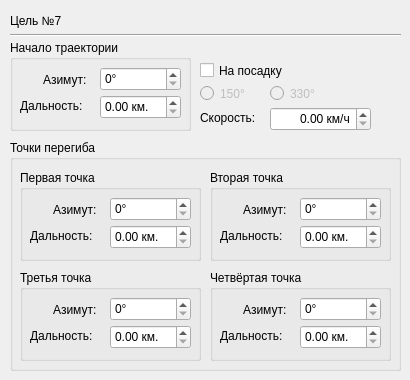
     <widget class="QWidget" name="Target7">
      <widget class="Line" name="line_7">
       <property name="geometry">
        <rect>
         <x>10</x>
         <y>27</y>
         <width>391</width>
         <height>16</height>
        </rect>
       </property>
       <property name="orientation">
        <enum>Qt::Horizontal</enum>
       </property>
      </widget>
      <widget class="QCheckBox" name="TargetGoHome_7">
       <property name="geometry">
        <rect>
         <x>200</x>
         <y>60</y>
         <width>91</width>
         <height>21</height>
        </rect>
       </property>
       <property name="text">
        <string>На посадку</string>
       </property>
      </widget>
      <widget class="QGroupBox" name="TargetExtremums_7">
       <property name="geometry">
        <rect>
         <x>10</x>
         <y>140</y>
         <width>391</width>
         <height>231</height>
        </rect>
       </property>
       <property name="title">
        <string>Точки перегиба</string>
       </property>
       <widget class="QGroupBox" name="TargetExtremumFirst_7">
        <property name="geometry">
         <rect>
          <x>10</x>
          <y>30</y>
          <width>181</width>
          <height>91</height>
         </rect>
        </property>
        <property name="title">
         <string>Первая точка</string>
        </property>
        <widget class="QLabel" name="LabelTargetAzimuthFinish_25">
         <property name="geometry">
          <rect>
           <x>33</x>
           <y>32</y>
           <width>57</width>
           <height>15</height>
          </rect>
         </property>
         <property name="text">
          <string>Азимут:</string>
         </property>
        </widget>
        <widget class="QSpinBox" name="TargetAzimuthExtremumFirst_7">
         <property name="geometry">
          <rect>
           <x>90</x>
           <y>27</y>
           <width>81</width>
           <height>24</height>
          </rect>
         </property>
         <property name="suffix">
          <string>°</string>
         </property>
        </widget>
        <widget class="QLabel" name="LabelTargetRangeFinish_25">
         <property name="geometry">
          <rect>
           <x>10</x>
           <y>58</y>
           <width>71</width>
           <height>16</height>
          </rect>
         </property>
         <property name="text">
          <string>Дальность:</string>
         </property>
        </widget>
        <widget class="QDoubleSpinBox" name="TargetRangeExtremumFirst_7">
         <property name="geometry">
          <rect>
           <x>90</x>
           <y>55</y>
           <width>81</width>
           <height>24</height>
          </rect>
         </property>
         <property name="suffix">
          <string> км.</string>
         </property>
        </widget>
       </widget>
       <widget class="QGroupBox" name="TargetExtremumSecond_7">
        <property name="geometry">
         <rect>
          <x>200</x>
          <y>30</y>
          <width>181</width>
          <height>91</height>
         </rect>
        </property>
        <property name="title">
         <string>Вторая точка</string>
        </property>
        <widget class="QLabel" name="LabelTargetAzimuthFinish_26">
         <property name="geometry">
          <rect>
           <x>33</x>
           <y>32</y>
           <width>57</width>
           <height>15</height>
          </rect>
         </property>
         <property name="text">
          <string>Азимут:</string>
         </property>
        </widget>
        <widget class="QSpinBox" name="TargetAzimuthExtremumSecond_7">
         <property name="geometry">
          <rect>
           <x>90</x>
           <y>27</y>
           <width>81</width>
           <height>24</height>
          </rect>
         </property>
         <property name="suffix">
          <string>°</string>
         </property>
        </widget>
        <widget class="QLabel" name="LabelTargetRangeFinish_26">
         <property name="geometry">
          <rect>
           <x>10</x>
           <y>58</y>
           <width>71</width>
           <height>16</height>
          </rect>
         </property>
         <property name="text">
          <string>Дальность:</string>
         </property>
        </widget>
        <widget class="QDoubleSpinBox" name="TargetRangeExtremumSecond_7">
         <property name="geometry">
          <rect>
           <x>90</x>
           <y>55</y>
           <width>81</width>
           <height>24</height>
          </rect>
         </property>
         <property name="suffix">
          <string> км.</string>
         </property>
        </widget>
       </widget>
       <widget class="QGroupBox" name="TargetExtremumThird_7">
        <property name="geometry">
         <rect>
          <x>10</x>
          <y>130</y>
          <width>181</width>
          <height>91</height>
         </rect>
        </property>
        <property name="title">
         <string>Третья точка</string>
        </property>
        <widget class="QLabel" name="LabelTargetAzimuthFinish_27">
         <property name="geometry">
          <rect>
           <x>33</x>
           <y>32</y>
           <width>57</width>
           <height>15</height>
          </rect>
         </property>
         <property name="text">
          <string>Азимут:</string>
         </property>
        </widget>
        <widget class="QSpinBox" name="TargetAzimuthExtremumThird_7">
         <property name="geometry">
          <rect>
           <x>90</x>
           <y>27</y>
           <width>81</width>
           <height>24</height>
          </rect>
         </property>
         <property name="suffix">
          <string>°</string>
         </property>
        </widget>
        <widget class="QLabel" name="LabelTargetRangeFinish_27">
         <property name="geometry">
          <rect>
           <x>10</x>
           <y>58</y>
           <width>71</width>
           <height>16</height>
          </rect>
         </property>
         <property name="text">
          <string>Дальность:</string>
         </property>
        </widget>
        <widget class="QDoubleSpinBox" name="TargetRangeExtremumThird_7">
         <property name="geometry">
          <rect>
           <x>90</x>
           <y>55</y>
           <width>81</width>
           <height>24</height>
          </rect>
         </property>
         <property name="suffix">
          <string> км.</string>
         </property>
        </widget>
       </widget>
       <widget class="QGroupBox" name="TargetExtremumFourth_7">
        <property name="geometry">
         <rect>
          <x>200</x>
          <y>130</y>
          <width>181</width>
          <height>91</height>
         </rect>
        </property>
        <property name="title">
         <string>Четвёртая точка</string>
        </property>
        <widget class="QLabel" name="LabelTargetAzimuthFinish_28">
         <property name="geometry">
          <rect>
           <x>33</x>
           <y>32</y>
           <width>57</width>
           <height>15</height>
          </rect>
         </property>
         <property name="text">
          <string>Азимут:</string>
         </property>
        </widget>
        <widget class="QSpinBox" name="TargetAzimuthExtremumFourth_7">
         <property name="geometry">
          <rect>
           <x>90</x>
           <y>27</y>
           <width>81</width>
           <height>24</height>
          </rect>
         </property>
         <property name="suffix">
          <string>°</string>
         </property>
        </widget>
        <widget class="QLabel" name="LabelTargetRangeFinish_28">
         <property name="geometry">
          <rect>
           <x>10</x>
           <y>58</y>
           <width>71</width>
           <height>16</height>
          </rect>
         </property>
         <property name="text">
          <string>Дальность:</string>
         </property>
        </widget>
        <widget class="QDoubleSpinBox" name="TargetRangeExtremumFourth_7">
         <property name="geometry">
          <rect>
           <x>90</x>
           <y>55</y>
           <width>81</width>
           <height>24</height>
          </rect>
         </property>
         <property name="suffix">
          <string> км.</string>
         </property>
        </widget>
       </widget>
      </widget>
      <widget class="QLabel" name="label_7">
       <property name="geometry">
        <rect>
         <x>10</x>
         <y>10</y>
         <width>91</width>
         <height>21</height>
        </rect>
       </property>
       <property name="text">
        <string>Цель №7</string>
       </property>
      </widget>
      <widget class="QGroupBox" name="TargetStart_7">
       <property name="geometry">
        <rect>
         <x>10</x>
         <y>40</y>
         <width>181</width>
         <height>91</height>
        </rect>
       </property>
       <property name="title">
        <string>Начало траектории</string>
       </property>
       <widget class="QLabel" name="LabelTargetAzimuthStart_7">
        <property name="geometry">
         <rect>
          <x>33</x>
          <y>32</y>
          <width>57</width>
          <height>15</height>
         </rect>
        </property>
        <property name="text">
         <string>Азимут:</string>
        </property>
       </widget>
       <widget class="QSpinBox" name="TargetAzimuthStart_7">
        <property name="geometry">
         <rect>
          <x>90</x>
          <y>27</y>
          <width>81</width>
          <height>24</height>
         </rect>
        </property>
        <property name="suffix">
         <string>°</string>
        </property>
       </widget>
       <widget class="QLabel" name="LabelTargetRangeStart_7">
        <property name="geometry">
         <rect>
          <x>10</x>
          <y>58</y>
          <width>71</width>
          <height>16</height>
         </rect>
        </property>
        <property name="text">
         <string>Дальность:</string>
        </property>
       </widget>
       <widget class="QDoubleSpinBox" name="TargetRangeStart_7">
        <property name="geometry">
         <rect>
          <x>90</x>
          <y>55</y>
          <width>81</width>
          <height>24</height>
         </rect>
        </property>
        <property name="suffix">
         <string> км.</string>
        </property>
       </widget>
      </widget>
      <widget class="QDoubleSpinBox" name="TargetSpeed_7">
       <property name="geometry">
        <rect>
         <x>270</x>
         <y>107</y>
         <width>101</width>
         <height>24</height>
        </rect>
       </property>
       <property name="alignment">
        <set>Qt::AlignRight|Qt::AlignTrailing|Qt::AlignVCenter</set>
       </property>
       <property name="suffix">
        <string> км/ч</string>
       </property>
      </widget>
      <widget class="QLabel" name="LabelSpeedTarget_7">
       <property name="geometry">
        <rect>
         <x>200</x>
         <y>110</y>
         <width>71</width>
         <height>16</height>
        </rect>
       </property>
       <property name="text">
        <string>Скорость:</string>
       </property>
      </widget>
      <widget class="QRadioButton" name="TargetGoHome330_7">
       <property name="enabled">
        <bool>false</bool>
       </property>
       <property name="geometry">
        <rect>
         <x>270</x>
         <y>83</y>
         <width>51</width>
         <height>21</height>
        </rect>
       </property>
       <property name="text">
        <string>330°</string>
       </property>
      </widget>
      <widget class="QRadioButton" name="TargetGoHome150_7">
       <property name="enabled">
        <bool>false</bool>
       </property>
       <property name="geometry">
        <rect>
         <x>200</x>
         <y>83</y>
         <width>51</width>
         <height>21</height>
        </rect>
       </property>
       <property name="text">
        <string>150°</string>
       </property>
      </widget>
     </widget>
